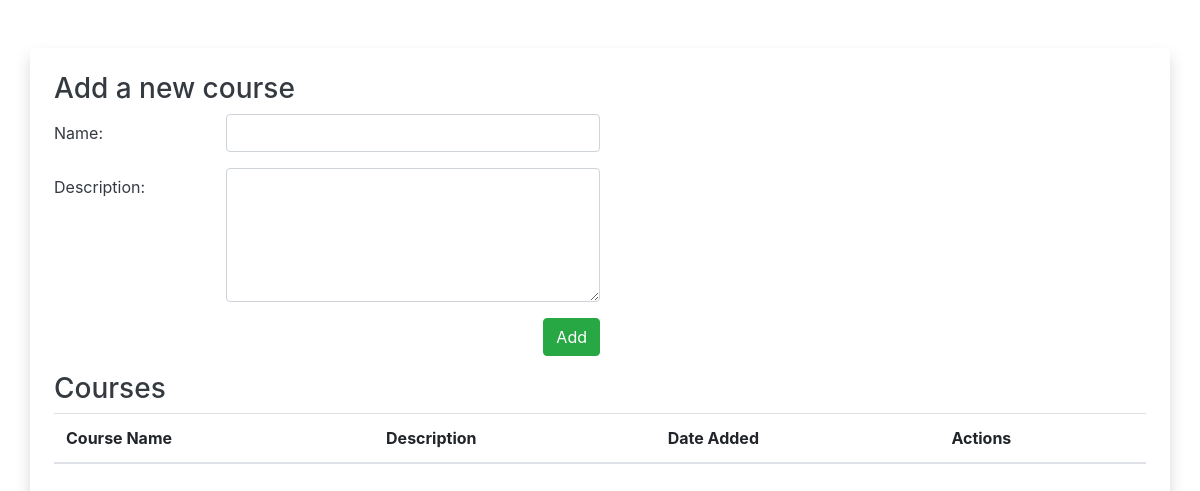
/, run on an earlier commit of the app's database.
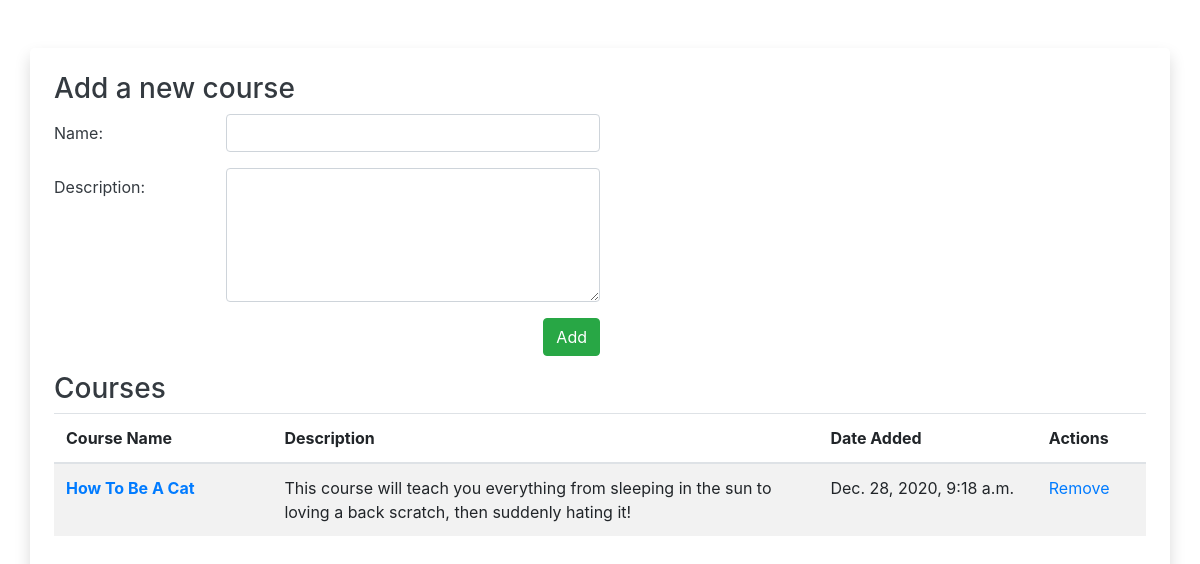
And on a later commit of the database.
### course_list/models.py (models this page shows)
class Courses(models.Model):
    name = models.CharField(max_length=255)
    created_at = models.DateTimeField(auto_now_add=True)
    updated_at = models.DateTimeField(auto_now=True)
    objects = basicValidation()

class Descriptions(models.Model):
    desc = models.TextField()
    course = models.OneToOneField(Courses, on_delete=models.CASCADE, related_name="course_desc")
    created_at = models.DateTimeField(auto_now_add=True)
    updated_at = models.DateTimeField(auto_now=True)
    objects = basicValidation()

### course_list/views.py (the view)
# urls.py: path('', views.home, name = 'home'),
def home(request):
    context = {
        "courses" : Courses.objects.all(),
        "descriptions" : Descriptions.objects.all(),
    }
    return render(request, 'html/home.html', context)

### course_list/templates/html/home.html (shortened to what this page needs)
{% extends "html/base.html" %}
{% block content %}
<div class="row">
    <div class="col">
        <h3>Add a new course</h3>
        <form action="{% url 'add_course' %}" method="POST">
            <div class="form-group row">
                <label for="coursename" class="col-sm-2 col-form-label">Name:</label>
                <input type="text" class="form-control col-sm-4" id="coursename" name="coursename">
            </div>
            <div class="form-group row">
                <label for="coursedesc" class="col-sm-2 col-form-label">Description:</label>
                <textarea class="form-control col-sm-4" name="coursedesc" id="coursedesc" rows="5"></textarea>
            </div>
            <div class="form-group row">
                <div class="col-6 text-right pr-0">
                    <button type="submit" class="btn btn-success">Add</button>
                </div>
            </div>
        </form>
    </div>
</div>
<div class="row">
    <div class="col">
        <h3>Courses</h3>
        <table class="table table-striped">
            <thead>
                <tr>
                    <th scope="col">Course Name</th>
                    <th scope="col">Description</th>
                    <th scope="col">Date Added</th>
                    <th scope="col">Actions</th>
                </tr>
            </thead>
            <tbody>
                {% for course in courses %}
                <tr>
                    <th scope="row" style="width: 20%"><a href="{% url 'show_course' course.id %}">{{ course.name }}</th>
                    <td style="width: 50%">{{ course.course_desc.desc }}</td>
                    <td style="width: 20%">{{ course.created_at }}</td>
                    <td style="width: 10%"><a href="{% url 'destroy_course' course.id %}">Remove</a></td>
                </tr>
                {% endfor %}
            </tbody>
        </table>
    </div>
</div>
{% endblock content %}

What changed in the data, as far as the page shows it:
added Courses: name "How To Be A Cat", course_desc.desc "This course will teach you everything from sleeping in the sun to loving a back scratch, then suddenly hating it!", created_at "Dec. 28, 2020, 9:18 a.m."
